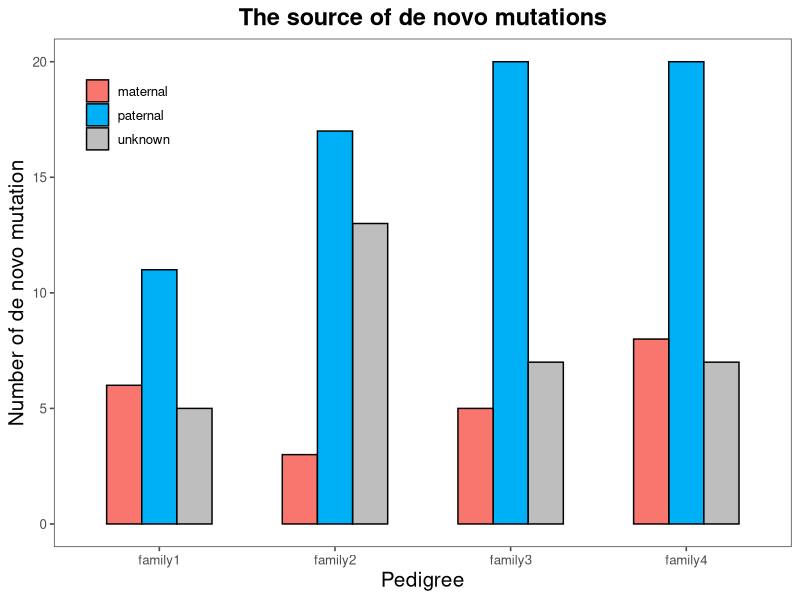
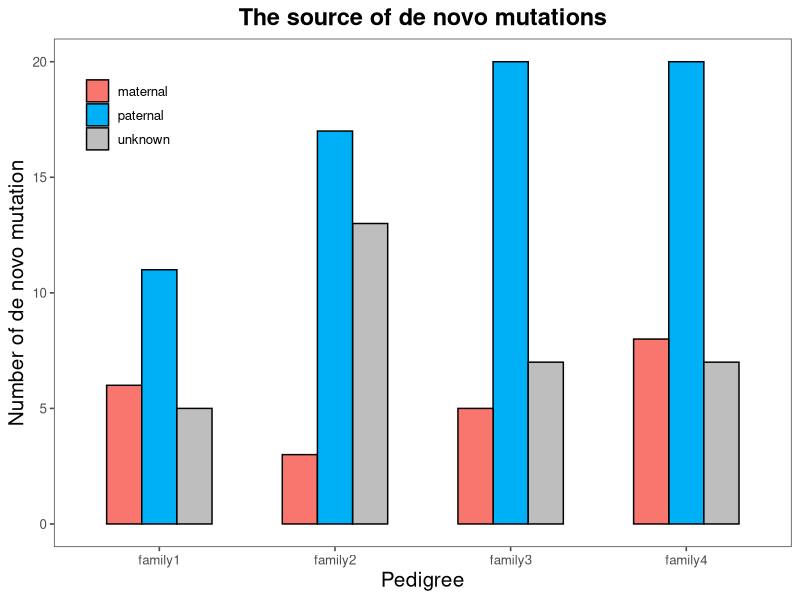

The R script that drew these images, in order: (Note: this script raises an error after producing the figures.)
library(ggplot2)
library(ggthemes)
library(data.table)

dt <- read.csv("./DNMs_information_list_oldgenome.csv",header = T)
dt <- data.table(dt)
head(dt)

## The source of de novo mutations (paternal/maternal)
stat <- dt[, .N, by = .(Family, Source)]
head(stat)
#write.csv(stat,"./parent_source_stat.csv")

p1 <- ggplot(stat, aes(x=Family,y=N,fill=Source)) +
  geom_bar(stat="identity", position=position_dodge(), color = "black",width = 0.6) +
  scale_fill_manual(values=c("#f8766d","#00b0f6","grey")) +
  labs(title = "The source of de novo mutations")+
  xlab("Pedigree") +
  ylab("Number of de novo mutation")+
  theme_few()+
  theme(
    axis.title.x=element_text(size=15),
    axis.title.y=element_text(size=15),
    legend.title = element_blank(),
    legend.position = c(0.1, 0.85),
    plot.title = element_text(hjust = 0.5,face = "bold",size=17))  #设置标题居中
p1
ggsave("./父母来源1_oldgenome.pdf",plot = p1,width = 7,height = 5)

## boxplot
stat2 <- stat[Source!='unknown']
p2 <- ggplot(stat2,aes(x=Source, y=N)) + 
  geom_boxplot(aes(color=Source)) +
  geom_point(aes(color=Source), position=position_jitterdodge()) + 
  geom_signif(comparisons = list(c("maternal","paternal")),
              map_signif_level = function(p) sprintf("p = %.2g", p),
              step_increase = 0.1, test = t.test) +
  scale_color_manual(values=c("#f8766d","#00b0f6")) +
  ylab("Number of de novo mutation")+
  labs(title = "The source of de novo mutations")+
  theme_few()+
  theme(
    axis.title.x=element_text(size=16),
    axis.title.y=element_text(size=16),
    legend.title = element_blank(),
    legend.position = c(0.15, 0.85),
    plot.title = element_text(hjust = 0.5,face = "bold",size=17))  #设置标题居中
p2
ggsave("./父母来源2_oldgenome.pdf",plot = p2,width = 5,height = 5)

### 二项分布
dt[, .N, by = .(Source)]
binom.test(22,90) # test paternal bias

### fisher test
dat <- data.frame(
  paternal = c(68,45),
  maternal = c(22,45),
  row.names = c("observed", "expected"),
  stringsAsFactors = FALSE)
dat
fisher.test(dat)





                            